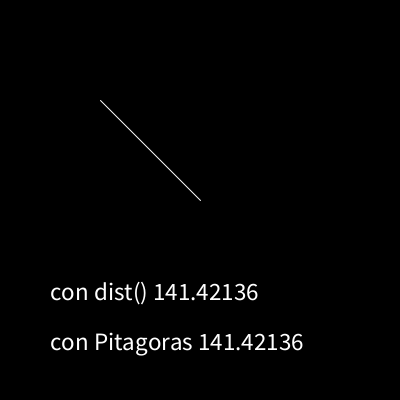
Frame 1 (no input)
Frame 60 (the mouse pressed at the canvas centre just before this capture): identical to frame 1, image omitted
Frame 120 (the mouse held since frame 60 and released just before this capture): identical to frame 1, image omitted

The Processing sketch that drew this single still picture (run headless with seeded random() and noise(); from frame 60 on, the mouse is pressed at the canvas centre):

// Processing sketch: funcionPitagoras
// ── funcionPitagoras.pde
void setup() {
  size(400, 400);
  textSize(25);
}
void draw() {
  background(0);
  stroke(255);
  line(100, 100, 200, 200);
  text("con dist() " + dist(100, 100, 200, 200), 50, 300);
  text("con Pitagoras "+ Pitagoras(100, 100, 200, 200), 50, 350);
}

float Pitagoras(int px1, int py1, int px2, int py2) {
  float resultado = sqrt(sq(px2-px1)+sq(py2-py1));
  return resultado;
}
